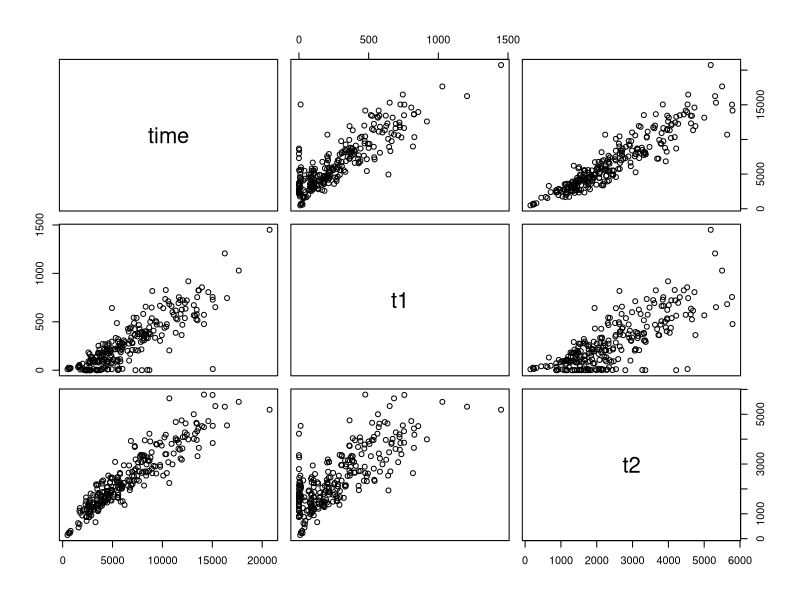
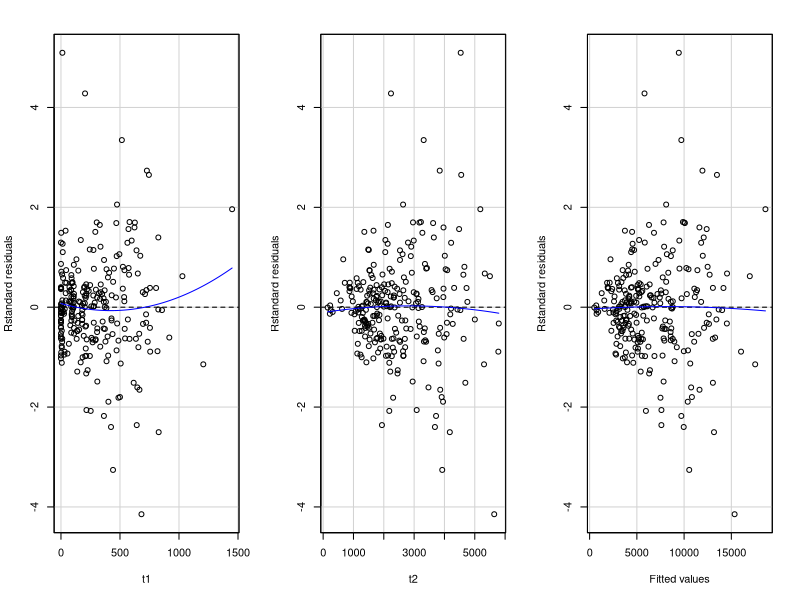
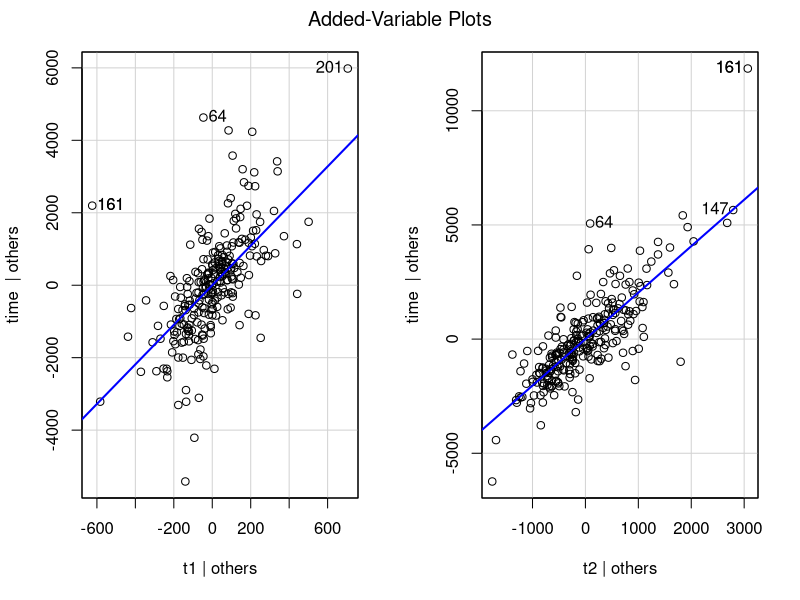
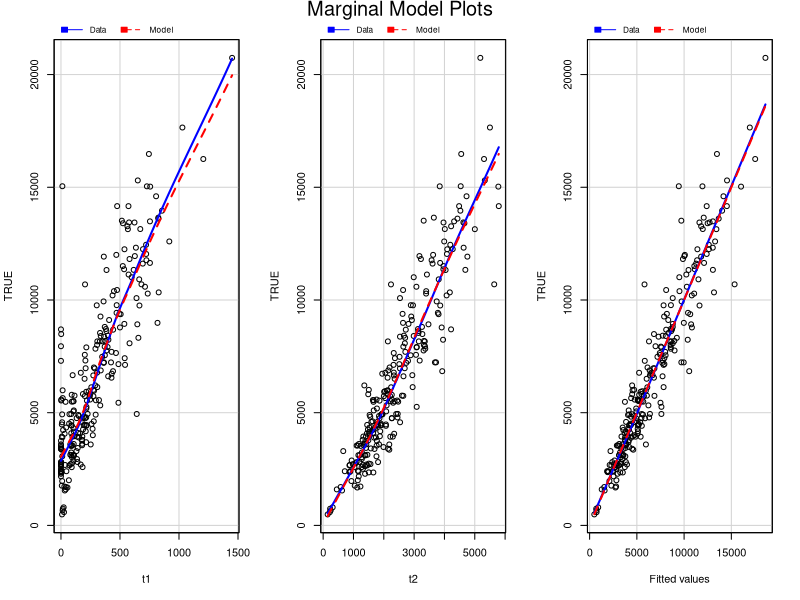
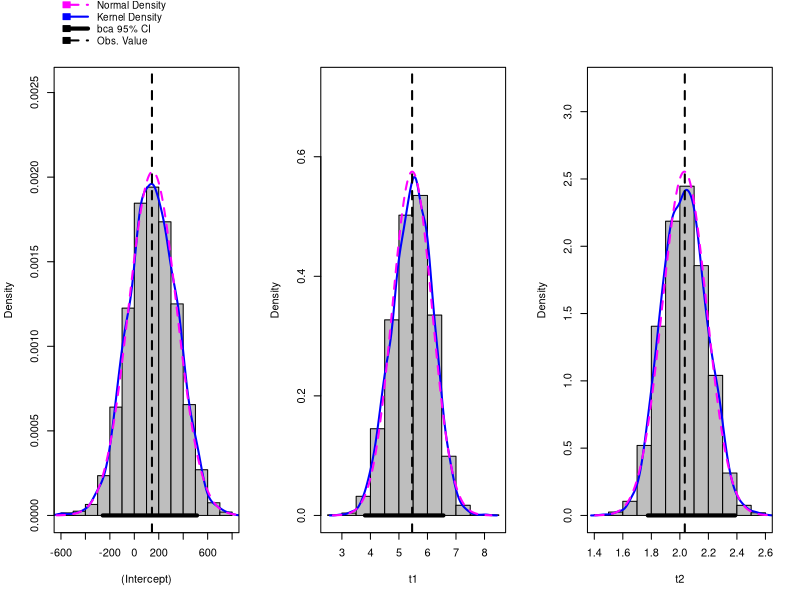

Generate these figures, in order, with R:
## ---- chunk 1
library(car)
library(ggplot2)
data(Transact)
## ---- chunk 2
pairs(time ~ ., data = Transact)
## ---- chunk 3
transact_mod <- lm(time ~ t1 + t2, data = Transact)
residualPlots(transact_mod, type = "rstandard", 
              layout = c(1, 3), tests = FALSE)
## ---- chunk 4
avPlots(transact_mod,layout = c(1,2))
## ---- chunk 5
mmps(transact_mod, layout = c(1,3))
## ---- chunk 6
ncvTest(transact_mod)
ncvTest(transact_mod, ~ t1)
ncvTest(transact_mod, ~ t2)
## ---- chunk 7
library(car) # For Boot function
transact_boot <- Boot(transact_mod, R = 1999, method = "case")
summary(transact_boot)
## ---- chunk 8
# Compare to the original fit
broom::tidy(transact_mod)
## ---- chunk 9
hist(transact_boot, col = "gray", layout = c(1,3))
## ---- chunk 10
confint(transact_boot, level = .95, type = "norm")
## ---- chunk 11
confint(transact_boot, level = .95, type = "perc")
## ---- chunk 12
confint(transact_boot, level = .95, type = "bca")
## ---- chunk 13
transact_boot2 <- Boot(transact_mod, R = 1999, method = "residual")
summary(transact_boot2) # print summary
confint(transact_boot2, level = .95, type = "bca") # calc. CIs
